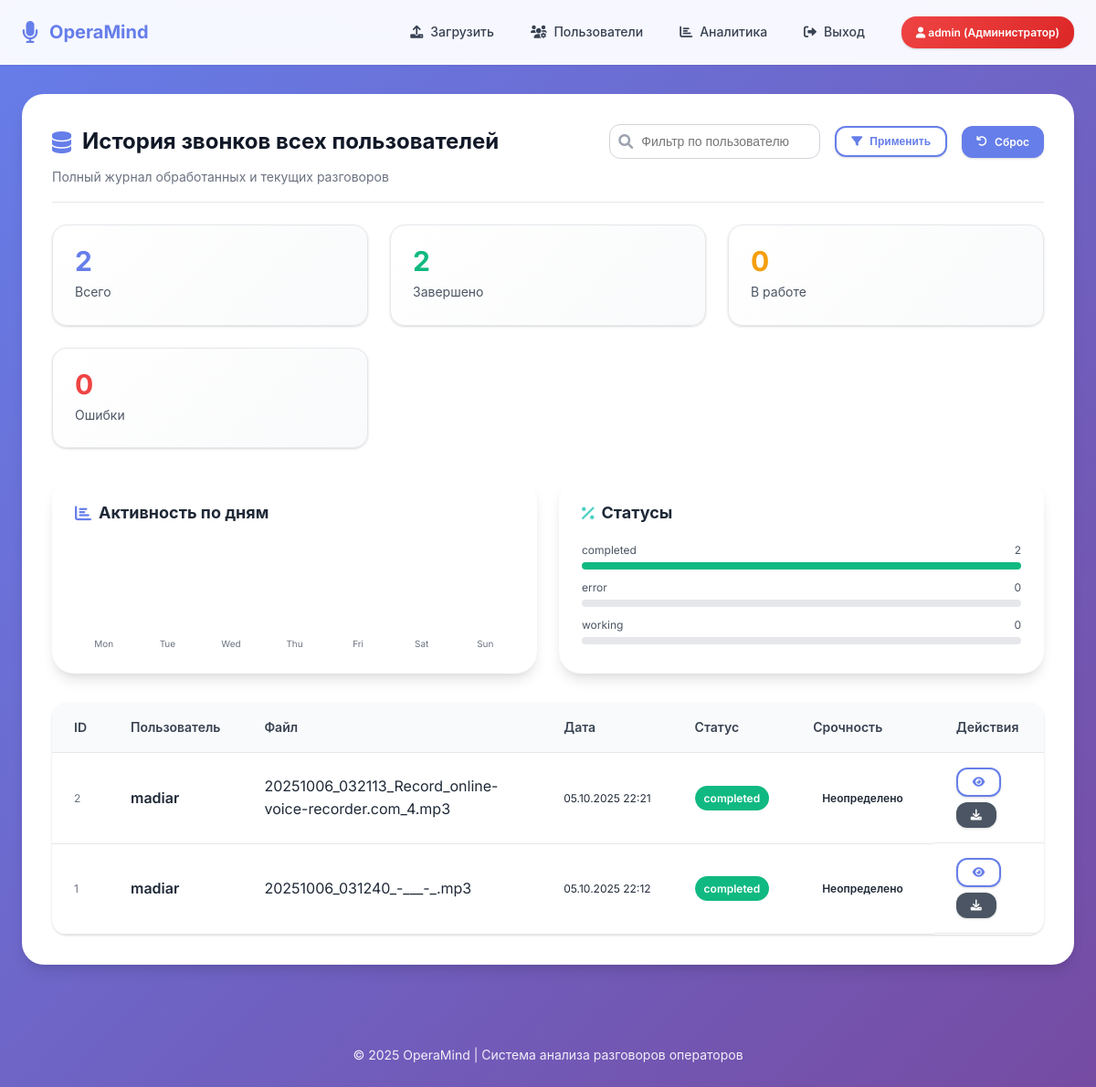
/admin/history (signed in), run on the app's committed database.
### models.py (models this page shows, shortened)
class User(UserMixin, db.Model):
    id = db.Column(db.Integer, primary_key=True)
    username = db.Column(db.String(80), unique=True, nullable=False)
    password_hash = db.Column(db.String(200), nullable=False)
    email = db.Column(db.String(120), unique=True, nullable=True)
    created_at = db.Column(db.DateTime, default=datetime.utcnow)
    last_login = db.Column(db.DateTime)
    is_active = db.Column(db.Boolean, default=True)
    role = db.Column(db.Enum(UserRole), default=UserRole.OPERATOR, nullable=False)
    is_admin = db.Column(db.Boolean, default=False)  # Обратная совместимость
    full_name = db.Column(db.String(200))
    department = db.Column(db.String(100))
    phone = db.Column(db.String(20))
    conversations = db.relationship('Conversation', backref='user', lazy=True, cascade='all, delete-orphan')
    @property
    def is_administrator(self):
        return self.role == UserRole.ADMIN or self.is_admin
    @property
    def role_display(self):
        role_names = {
            UserRole.USER: "Пользователь",
            UserRole.OPERATOR: "Оператор",
            UserRole.ADMIN: "Администратор"
        }
        return role_names.get(self.role, "Неизвестно")

class Conversation(db.Model):
    id = db.Column(db.Integer, primary_key=True)
    filename = db.Column(db.String(255), nullable=False)
    filepath = db.Column(db.String(500), nullable=False)
    duration = db.Column(db.Integer)
    upload_date = db.Column(db.DateTime, default=datetime.utcnow)
    status = db.Column(db.String(50), default='pending')  # pending/transcribing/analyzing/completed/error
    file_size = db.Column(db.Integer)  # Размер в байтах
    mime_type = db.Column(db.String(100))
    user_id = db.Column(db.Integer, db.ForeignKey('user.id'), nullable=False)
    analysis = db.relationship('Analysis', backref='conversation', uselist=False, cascade='all, delete-orphan')

class Analysis(db.Model):
    id = db.Column(db.Integer, primary_key=True)
    conversation_id = db.Column(db.Integer, db.ForeignKey('conversation.id'), nullable=False)
    transcript = db.Column(db.Text)
    topic = db.Column(db.String(100))
    category = db.Column(db.String(50))
    sentiment = db.Column(db.String(50))
    urgency = db.Column(db.String(50))
    keywords = db.Column(db.Text)  # JSON
    summary = db.Column(db.Text)
    detailed_analysis = db.Column(db.Text)  # Подробный анализ
    operator_quality = db.Column(db.String(50))  # Оценка работы оператора
    recommendations = db.Column(db.Text)  # Рекомендации
    quality_score = db.Column(db.Float)  # Общая оценка от 0 до 10
    response_time_rating = db.Column(db.String(20))  # Быстро/Средне/Медленно
    politeness_rating = db.Column(db.String(20))  # Вежливо/Нейтрально/Грубо
    problem_solved = db.Column(db.Boolean)  # Решена ли проблема клиента
    created_at = db.Column(db.DateTime, default=datetime.utcnow)
    @property
    def urgency_display(self):
        urgency_names = {
            'low': 'Низкая',
            'medium': 'Средняя',
            'high': 'Высокая',
            'critical': 'Критическая'
        }
        return urgency_names.get(self.urgency, 'Неопределено')

### admin.py (the view)
@admin_bp.route('/admin/history')
@login_required
def admin_history():
    if not getattr(current_user, 'is_admin', False):
        flash('Нет доступа', 'error')
        return redirect(url_for('index'))
    username = request.args.get('username', '').strip()
    query = Conversation.query.join(User)
    if username:
        query = query.filter(User.username.ilike(f"%{username}%"))
    conversations = query.order_by(Conversation.upload_date.desc()).all()
    from collections import Counter
    import calendar
    calls_by_weekday = Counter()
    for conv in conversations:
        wd = conv.upload_date.weekday()  # 0=Пн
        calls_by_weekday[wd] += 1
    labels = [calendar.day_abbr[i] for i in range(7)]
    data = [calls_by_weekday.get(i, 0) for i in range(7)]
    return render_template('admin_history.html', conversations=conversations, chart_labels=labels, chart_data=data)

### app.py (called while the page is built)
@login_manager.user_loader
def load_user(user_id):
    return db.session.get(User, int(user_id))

### templates/admin_history.html (shortened to what this page needs)
{% extends 'base.html' %}
{% block content %}
<div class="card" style="animation:fadeInUp .4s ease;">
    <div class="card-header" style="display:flex;justify-content:space-between;align-items:flex-start;flex-wrap:wrap;gap:var(--space-6);">
        <div>
            <h2 class="card-title" style="display:flex;align-items:center;gap:var(--space-3);"><i class="fas fa-database" style="color:var(--primary);"></i> История звонков всех пользователей</h2>
            <div class="card-subtitle">Полный журнал обработанных и текущих разговоров</div>
        </div>
        <form method="get" style="display:flex;gap:var(--space-4);flex-wrap:wrap;align-items:center;">
            <div style="position:relative;">
                <i class="fas fa-search" style="position:absolute;left:10px;top:50%;transform:translateY(-50%);color:var(--gray-400);"></i>
                <input name="username" value="{{ request.args.get('username','') }}" placeholder="Фильтр по пользователю" style="padding:10px 14px 10px 34px;border:1px solid var(--gray-300);border-radius:var(--radius-md);font-size:var(--font-size-sm);min-width:220px;">
            </div>
            <button class="btn btn-outline btn-sm" type="submit"><i class="fas fa-filter"></i> Применить</button>
            <a class="btn btn-sm" href="{{ url_for('admin.admin_history') }}"><i class="fas fa-undo"></i> Сброс</a>
        </form>
    </div>
    {% set total = conversations|length %}
    {% set completed = conversations|selectattr('status','equalto','completed')|list|length %}
    {% set errors = conversations|selectattr('status','equalto','error')|list|length %}
    {% set analyzing = conversations|selectattr('status','equalto','analyzing')|list|length %}
    {% set transcribing = conversations|selectattr('status','equalto','transcribing')|list|length %}
    {% set pending = conversations|selectattr('status','equalto','pending')|list|length %}
    <div class="admin-grid" style="margin-top:0;">
        <div class="stat-card">
            <div class="stat-number">{{ total }}</div>
            <div class="stat-label">Всего</div>
        </div>
        <div class="stat-card">
            <div class="stat-number" style="color:var(--success);">{{ completed }}</div>
            <div class="stat-label">Завершено</div>
        </div>
        <div class="stat-card">
            <div class="stat-number" style="color:var(--warning);">{{ analyzing + transcribing + pending }}</div>
            <div class="stat-label">В работе</div>
        </div>
        <div class="stat-card">
            <div class="stat-number" style="color:var(--error);">{{ errors }}</div>
            <div class="stat-label">Ошибки</div>
        </div>
    </div>
    {% set day_labels = chart_labels %}
    {% set day_values = chart_data %}
    <div style="display:grid;grid-template-columns:repeat(auto-fit,minmax(260px,1fr));gap:var(--space-6);margin-top:var(--space-6);">
        <div class="card" style="margin:0;padding:var(--space-6);">
            <h3 style="font-size:var(--font-size-lg);margin-bottom:var(--space-4);display:flex;align-items:center;gap:var(--space-2);"><i class="fas fa-chart-bar" style="color:var(--primary);"></i> Активность по дням</h3>
            {% if day_values %}
            {% set max_v = day_values|max %}
            <div style="display:flex;align-items:flex-end;gap:6px;height:120px;">
                                {% for v in day_values %}
                                    {% set h =  ( (v / (max_v if max_v>0 else 1)) * 100 )  %}
                                    <div style="flex:1;display:flex;flex-direction:column;align-items:center;justify-content:flex-end;gap:4px;">
                                        <div style="font-size:10px;color:var(--gray-500);white-space:nowrap;">{{ day_labels[loop.index0] }}</div>
                                    </div>
                                {% endfor %}
            </div>
            {% else %}
                <div style="color:var(--gray-400);font-size:var(--font-size-sm);">Нет данных</div>
            {% endif %}
        </div>
        <div class="card" style="margin:0;padding:var(--space-6);">
            <h3 style="font-size:var(--font-size-lg);margin-bottom:var(--space-4);display:flex;align-items:center;gap:var(--space-2);"><i class="fas fa-percentage" style="color:var(--accent);"></i> Статусы</h3>
            {% set status_counts = {
                'completed': completed,
                'error': errors,
                'working': analyzing + transcribing + pending
            } %}
            {% set total_calc = completed + errors + analyzing + transcribing + pending %}
            <div style="display:flex;flex-direction:column;gap:10px;">
                                {% for k,v in status_counts.items() %}
                                    {% set perc = ( (v / (total_calc if total_calc>0 else 1)) * 100 ) %}
                                    <div style="display:flex;flex-direction:column;gap:4px;">
                                        <div style="display:flex;justify-content:space-between;font-size:var(--font-size-xs);color:var(--gray-600);">
                                            <span>{{ k }}</span><span>{{ v }}</span>
                                        </div>
                                        <div class="progress-outer">
                                            <div class="progress-inner status-{{ k }}" data-w="{{ perc|round(1) }}"></div>
                                        </div>
                                    </div>
                                {% endfor %}
            </div>
        </div>
    </div>
    <div class="table-container" style="margin-top:var(--space-8);">
        <table class="table" id="adminHistoryTable">
            <thead>
                <tr>
                    <th>ID</th>
                    <th>Пользователь</th>
                        <th>Файл</th>
                    <th>Дата</th>
                    <th>Статус</th>
                    <th>Срочность</th>
                    <th>Действия</th>
                </tr>
            </thead>
            <tbody>
                {% for conv in conversations %}
                <tr data-user="{{ conv.user.username|lower }}">
                    <td style="font-size:var(--font-size-xs);color:var(--gray-500);">{{ conv.id }}</td>
                    <td style="font-weight:600;">{{ conv.user.username }}</td>
                    <td>{{ conv.filename }}</td>
                    <td style="font-size:var(--font-size-xs);white-space:nowrap;">{{ conv.upload_date.strftime('%d.%m.%Y %H:%M') }}</td>
                                <td>
                                    <span class="status-chip status-{{ conv.status }}">{{ conv.status }}</span>
                                </td>
                    <td>
                        {% if conv.analysis %}
                            <span class="urgency-chip urgency-{{ conv.analysis.urgency or 'unknown' }}">{{ conv.analysis.urgency_display }}</span>
                        {% else %}
                            <span class="urgency-chip urgency-none">—</span>
                        {% endif %}
                    </td>
                    <td style="display:flex;gap:6px;flex-wrap:wrap;">
                        <a class="btn btn-sm btn-outline" href="{{ url_for('conversation_detail', conversation_id=conv.id) }}" title="Детали"><i class="fas fa-eye"></i></a>
                        {% if conv.analysis %}
                        <a class="btn btn-sm btn-secondary" href="{{ url_for('download_report', conversation_id=conv.id) }}" title="Отчёт"><i class="fas fa-download"></i></a>
                        {% endif %}
                    </td>
                </tr>
                {% endfor %}
            </tbody>
        </table>
    </div>
</div>
{% endblock %}

### templates/base.html (shortened to what this page needs)
<!DOCTYPE html>
<html lang="ru">
<head>
    <link href="https://cdnjs.cloudflare.com/ajax/libs/font-awesome/6.0.0/css/all.min.css" rel="stylesheet">
</head>
<body>
    <nav class="navbar">
        <div class="container">
            <a href="{{ url_for('index') }}" class="logo">
                <i class="fas fa-microphone"></i>
                <span>OperaMind</span>
            </a>
            {% if current_user.is_authenticated %}
            <nav>
                <a href="{{ url_for('index') }}">
                    <i class="fas fa-upload"></i>
                    Загрузить
                </a>
                {% if current_user.is_administrator %}
                <a href="{{ url_for('admin.admin_users') }}">
                    <i class="fas fa-users-cog"></i>
                    Пользователи
                </a>
                <a href="{{ url_for('admin.admin_history') }}">
                    <i class="fas fa-chart-bar"></i>
                    Аналитика
                </a>
                {% endif %}
                <a href="{{ url_for('logout') }}">
                    <i class="fas fa-sign-out-alt"></i>
                    Выход
                </a>
                <span class="user-badge {% if current_user.is_administrator %}role-admin{% elif current_user.is_operator %}role-operator{% else %}role-user{% endif %}">
                    <i class="fas fa-user"></i>
                    {{ current_user.username }}
                    ({{ current_user.role_display }})
                </span>
            </nav>
            {% endif %}
        </div>
    </nav>
    <div class="container">
        {% block content %}{% endblock %}
    </div>
    <footer>
        <p>© 2025 OperaMind | Система анализа разговоров операторов</p>
    </footer>
</body>
</html>

### templates/admin_history.html (style rules this page uses)
.status-chip { display:inline-block; padding:4px 10px; border-radius:20px; font-size:var(--font-size-xs); font-weight:600; color:var(--white); }
.status-completed { background:var(--success); }
.urgency-chip { display:inline-block; padding:4px 10px; border-radius:12px; font-size:var(--font-size-xs); font-weight:600; }
#adminHistoryTable tbody tr { transition:var(--transition); }
.progress-outer { height:8px;background:var(--gray-200);border-radius:4px;overflow:hidden; }
.progress-inner { height:100%;transition:width .4s ease; }
.progress-inner.status-completed { background:var(--success); }

### data on the page
User: username "admin", role_display "Администратор"
Conversation: status "completed", id "2", user.username "madiar", filename "20251006_032113_Record_online-voice-recorder.com_4.mp3", upload_date "05.10.2025 22:21", analysis.urgency_display "Неопределено"
Conversation: id "1", user.username "madiar", filename "20251006_031240_-___-_.mp3", upload_date "05.10.2025 22:12", status "completed", analysis.urgency_display "Неопределено"

### other printed values
{{ total }} "2"
{{ completed }} "2"
{{ analyzing + transcribing + pending }} "0"
{{ errors }} "0"
{{ day_labels[loop.index0] }} "Mon" "Tue" "Wed" "Thu" "Fri" "Sat" "Sun"
{{ k }} "error" "working"
{{ v }} "0" "0"
